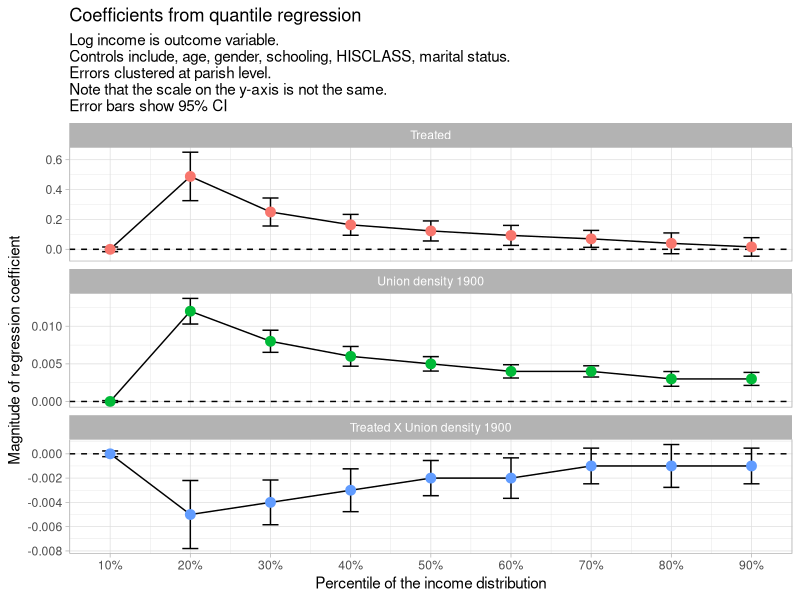
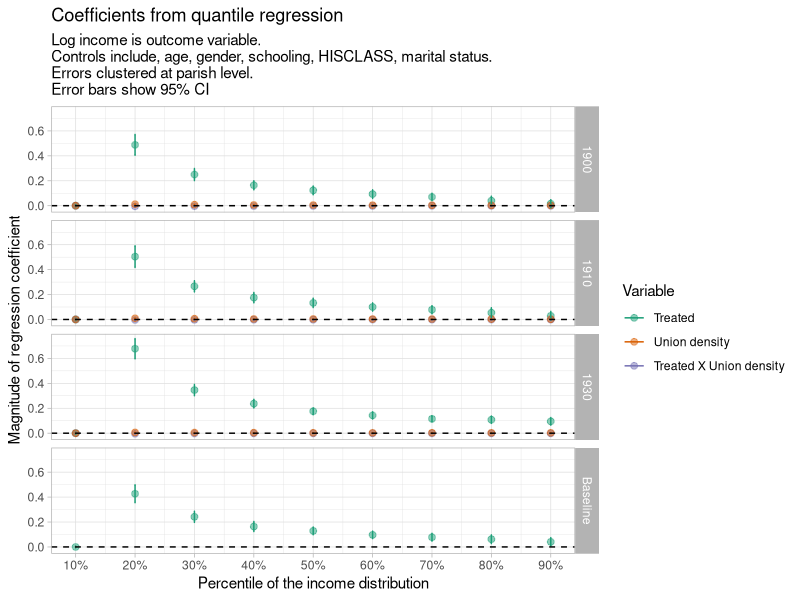

Recreate these plots in R, in order.
## ---- chunk 1
library(tidyverse)
theme_set(theme_light())

# Create atheme_light()# Create a data frame for coefficients
coefficients <- data.frame(
  Variable = c("Birth Parish (Treated) = 1", 
               "popular_movement_density_1900_FA", 
               "Birth Parish (Treated) = 1 × popular_movement_density_1900_FA"),
  `1` = c(0.000, 0.000, -0.000),
  `2` = c(0.488, 0.012, -0.005),
  `3` = c(0.250, 0.008, -0.004),
  `4` = c(0.164, 0.006, -0.003),
  `5` = c(0.123, 0.005, -0.002),
  `6` = c(0.093, 0.004, -0.002),
  `7` = c(0.070, 0.004, -0.001),
  `8` = c(0.040, 0.003, -0.001),
  `9` = c(0.016, 0.003, -0.001)
) %>% 
  rename_with(-Variable, .fn = ~ str_replace(., "X", "decile_")) %>% 
  rename_with(-Variable, .fn = ~ str_c(., "0")) %>% 
  pivot_longer(-Variable, names_to = "decile", values_to = "coefficient") %>% 
  mutate(decile = as.numeric(str_extract(decile, "\\d\\d")))

# Create a data frame for standard errors
standard_errors <- data.frame(
  Variable = c("Birth Parish (Treated) = 1", 
               "popular_movement_density_1900_FA", 
               "Birth Parish (Treated) = 1 × popular_movement_density_1900_FA"),
  `1` = c(0.00791, 0.00006, 0.00012),
  `2` = c(0.08279, 0.00087, 0.00143),
  `3` = c(0.04783, 0.00075, 0.00094),
  `4` = c(0.03563, 0.00067, 0.00090),
  `5` = c(0.03425, 0.00049, 0.00074),
  `6` = c(0.03417, 0.00045, 0.00085),
  `7` = c(0.02889, 0.00038, 0.00075),
  `8` = c(0.03547, 0.00050, 0.00090),
  `9` = c(0.03168, 0.00044, 0.00075)
) %>% 
  rename_with(-Variable, .fn = ~ str_replace(., "X", "decile_")) %>% 
  rename_with(-Variable, .fn = ~ str_c(., "0")) %>% 
  pivot_longer(-Variable, names_to = "decile", values_to = "se") %>% 
  mutate(decile = as.numeric(str_extract(decile, "\\d\\d")))


df <- coefficients %>%
  inner_join(standard_errors, by = c("Variable", "decile")) %>%
  mutate(
    Variable = case_when(
      Variable == "Birth Parish (Treated) = 1" ~ "Treated",
      Variable == "popular_movement_density_1900_FA" ~ "Union density 1900",
      Variable == "Birth Parish (Treated) = 1 × popular_movement_density_1900_FA" ~ "Treated X Union density 1900"
    ),
    Variable = fct_relevel(Variable, "Union density 1900"),
    Variable = fct_relevel(Variable, "Treated")
  )

# Create the plot
df %>%
  ggplot(aes(decile, coefficient, group = Variable)) +
  facet_wrap(~Variable, nrow = 3, scales = "free_y") +
  geom_hline(yintercept = 0, lty = 2) +
  geom_errorbar(aes(ymin = coefficient - 1.96 * se, ymax = coefficient + 1.96 * se), width = 2) +
  geom_line() +
  geom_point(aes(colour = Variable), show.legend = F, cex = 3) +
  scale_x_continuous(labels = scales::percent_format(scale = 1), breaks = seq(10, 90, 10)) +
  labs(
    x = "Percentile of the income distribution",
    y = "Magnitude of regression coefficient",
    title = "Coefficients from quantile regression",
    subtitle = "Log income is outcome variable.\nControls include, age, gender, schooling, HISCLASS, marital status. \nErrors clustered at parish level. \nNote that the scale on the y-axis is not the same.\nError bars show 95% CI"
  )

## ---- chunk 2
library(dplyr)
library(tidyr)
library(stringr)
library(ggplot2)
library(tidyverse)

# Function to process baseline data
process_baseline <- function(coefficients, standard_errors) {
  
  coefficients <- coefficients %>%
    rename_with(-Variable, .fn = ~ str_replace(., "X", "decile_")) %>% 
    rename_with(-Variable, .fn = ~ str_c(., "0")) %>% 
    pivot_longer(-Variable, names_to = "decile", values_to = "coefficient") %>% 
    mutate(
      decile = as.numeric(str_extract(decile, "\\d\\d")),
      year = "Baseline",
      Variable = case_when(
        Variable == "Birth Parish (Treated)" ~ "Treated"
      )
    )
  
  standard_errors <- standard_errors %>%
    rename_with(-Variable, .fn = ~ str_replace(., "X", "decile_")) %>% 
    rename_with(-Variable, .fn = ~ str_c(., "0")) %>% 
    pivot_longer(-Variable, names_to = "decile", values_to = "se") %>% 
    mutate(
      decile = as.numeric(str_extract(decile, "\\d\\d")),
      year = "Baseline",
      Variable = case_when(
        Variable == "Birth Parish (Treated)" ~ "Treated"
      )
    )
  
  full_data <- merge(coefficients, standard_errors, by = c("Variable", "decile", "year"))
  return(full_data)
}


# Function to process a single year's data
process_year <- function(coefficients, standard_errors, year) {
  year_str <- as.character(year)
  
  coefficients <- coefficients %>%
    rename_with(-Variable, .fn = ~ str_replace(., "X", "decile_")) %>% 
    rename_with(-Variable, .fn = ~ str_c(., "0")) %>% 
    pivot_longer(-Variable, names_to = "decile", values_to = "coefficient") %>% 
    mutate(
      decile = as.numeric(str_extract(decile, "\\d\\d")),
      year = year,
      Variable = case_when(
        Variable == str_c("Birth Parish (Treated) = 1") ~ "Treated",
        Variable == str_c("popular_movement_density_", year_str, "_FA") ~ "Union density",
        Variable == str_c("Birth Parish (Treated) = 1 × popular_movement_density_", year_str, "_FA") ~ "Treated X Union density"
      )
    )
  
  standard_errors <- standard_errors %>%
    rename_with(-Variable, .fn = ~ str_replace(., "X", "decile_")) %>% 
    rename_with(-Variable, .fn = ~ str_c(., "0")) %>% 
    pivot_longer(-Variable, names_to = "decile", values_to = "se") %>% 
    mutate(
      decile = as.numeric(str_extract(decile, "\\d\\d")),
      year = year,
      Variable = case_when(
        Variable == str_c("Birth Parish (Treated) = 1") ~ "Treated",
        Variable == str_c("popular_movement_density_", year_str, "_FA") ~ "Union density",
        Variable == str_c("Birth Parish (Treated) = 1 × popular_movement_density_", year_str, "_FA") ~ "Treated X Union density"
      )
    )
  
  full_data <- merge(coefficients, standard_errors, by = c("Variable", "decile", "year"))
  return(full_data)
}


# Coefficients and Standard Errors for 1900
coefficients_1900 <- data.frame(
  Variable = c("Birth Parish (Treated) = 1", 
               "popular_movement_density_1900_FA", 
               "Birth Parish (Treated) = 1 × popular_movement_density_1900_FA"),
  `1` = c(0.000, 0.000, -0.000),
  `2` = c(0.488, 0.012, -0.005),
  `3` = c(0.250, 0.008, -0.004),
  `4` = c(0.164, 0.006, -0.003),
  `5` = c(0.123, 0.005, -0.002),
  `6` = c(0.093, 0.004, -0.002),
  `7` = c(0.070, 0.004, -0.001),
  `8` = c(0.040, 0.003, -0.001),
  `9` = c(0.016, 0.003, -0.001)
)

standard_errors_1900 <- data.frame(
  Variable = c("Birth Parish (Treated) = 1", 
               "popular_movement_density_1900_FA", 
               "Birth Parish (Treated) = 1 × popular_movement_density_1900_FA"),
  `1` = c(0.00791, 0.00006, 0.00012),
  `2` = c(0.08279, 0.00087, 0.00143),
  `3` = c(0.04783, 0.00075, 0.00094),
  `4` = c(0.03563, 0.00067, 0.00090),
  `5` = c(0.03425, 0.00049, 0.00074),
  `6` = c(0.03417, 0.00045, 0.00085),
  `7` = c(0.02889, 0.00038, 0.00075),
  `8` = c(0.03547, 0.00050, 0.00090),
  `9` = c(0.03168, 0.00044, 0.00075)
)

# Coefficients and Standard Errors for 1910
coefficients_1910 <- data.frame(
  Variable = c("Birth Parish (Treated) = 1", 
               "popular_movement_density_1910_FA", 
               "Birth Parish (Treated) = 1 × popular_movement_density_1910_FA"),
  `1` = c(0.000, 0.000, -0.000),
  `2` = c(0.504, 0.009, -0.004),
  `3` = c(0.266, 0.006, -0.003),
  `4` = c(0.175, 0.004, -0.002),
  `5` = c(0.133, 0.004, -0.002),
  `6` = c(0.100, 0.003, -0.001),
  `7` = c(0.078, 0.003, -0.001),
  `8` = c(0.054, 0.003, -0.001),
  `9` = c(0.029, 0.002, -0.001)
)

standard_errors_1910 <- data.frame(
  Variable = c("Birth Parish (Treated) = 1", 
               "popular_movement_density_1910_FA", 
               "Birth Parish (Treated) = 1 × popular_movement_density_1910_FA"),
  `1` = c(0.00817, 0.00003, 0.00007),
  `2` = c(0.08649, 0.00059, 0.00101),
  `3` = c(0.04459, 0.00048, 0.00060),
  `4` = c(0.04063, 0.00053, 0.00058),
  `5` = c(0.03661, 0.00033, 0.00046),
  `6` = c(0.03250, 0.00027, 0.00048),
  `7` = c(0.03201, 0.00025, 0.00049),
  `8` = c(0.03960, 0.00032, 0.00052),
  `9` = c(0.03477, 0.00029, 0.00047)
)

# Coefficients and Standard Errors for 1930
coefficients_1930 <- data.frame(
  Variable = c("Birth Parish (Treated) = 1", 
               "popular_movement_density_1930_FA", 
               "Birth Parish (Treated) = 1 × popular_movement_density_1930_FA"),
  `1` = c(0.000, 0.000, -0.000),
  `2` = c(0.678, 0.006, -0.004),
  `3` = c(0.346, 0.005, -0.002),
  `4` = c(0.237, 0.004, -0.001),
  `5` = c(0.176, 0.003, -0.001),
  `6` = c(0.143, 0.003, -0.001),
  `7` = c(0.115, 0.003, -0.001),
  `8` = c(0.108, 0.003, -0.001),
  `9` = c(0.095, 0.003, -0.001)
)

standard_errors_1930 <- data.frame(
  Variable = c("Birth Parish (Treated) = 1", 
               "popular_movement_density_1930_FA", 
               "Birth Parish (Treated) = 1 × popular_movement_density_1930_FA"),
  `1` = c(0.00717, 0.00003, 0.00004),
  `2` = c(0.08049, 0.00054, 0.00064),
  `3` = c(0.04475, 0.00025, 0.00047),
  `4` = c(0.03413, 0.00023, 0.00033),
  `5` = c(0.02660, 0.00017, 0.00031),
  `6` = c(0.02776, 0.00015, 0.00026),
  `7` = c(0.02407, 0.00017, 0.00031),
  `8` = c(0.02899, 0.00022, 0.00040),
  `9` = c(0.02989, 0.00022, 0.00035)
)

# Coefficients and Standard Errors for Baseline
coefficients_baseline <- data.frame(
  Variable = c("Birth Parish (Treated)"),
  `1` = c(0.000),
  `2` = c(0.427),
  `3` = c(0.242),
  `4` = c(0.164),
  `5` = c(0.129),
  `6` = c(0.097),
  `7` = c(0.078),
  `8` = c(0.062),
  `9` = c(0.041)
)

standard_errors_baseline <- data.frame(
  Variable = c("Birth Parish (Treated)"),
  `1` = c(0.00691),
  `2` = c(0.07115),
  `3` = c(0.04430),
  `4` = c(0.03977),
  `5` = c(0.03042),
  `6` = c(0.02953),
  `7` = c(0.03062),
  `8` = c(0.03427),
  `9` = c(0.03319)
)

# Process each year's data
data_1900 <- process_year(coefficients_1900, standard_errors_1900, 1900)
data_1910 <- process_year(coefficients_1910, standard_errors_1910, 1910)
data_1930 <- process_year(coefficients_1930, standard_errors_1930, 1930)

# Combine all the data
all_year_data <- bind_rows(data_1900, data_1910, data_1930) %>% 
  mutate(    year = as.character(year))

# Process baseline data
baseline_data <- process_baseline(coefficients_baseline, standard_errors_baseline)

# Combine all data
all_data <- bind_rows(baseline_data, all_year_data) %>%
  mutate(
    Variable = fct_relevel(Variable, "Union density"),
    Variable = fct_relevel(Variable, "Treated")
  )

# Create a facet plot
ggplot(all_data, aes(x = decile, y = coefficient, color = Variable)) +
  geom_point(cex = 2, alpha = .5) +
  geom_errorbar(aes(ymin = coefficient - se, ymax = coefficient + se), width = 0.2) +
  facet_grid(year ~ .) +
  theme_light() +
  scale_colour_brewer(palette = "Dark2") +
  geom_hline(yintercept = 0, lty = 2) +
  scale_x_continuous(labels = scales::percent_format(scale = 1), breaks = seq(10, 90, 10)) +
  labs(
    x = "Percentile of the income distribution",
    y = "Magnitude of regression coefficient",
    title = "Coefficients from quantile regression",
    subtitle = "Log income is outcome variable.\nControls include, age, gender, schooling, HISCLASS, marital status. \nErrors clustered at parish level. \nError bars show 95% CI"
  )

